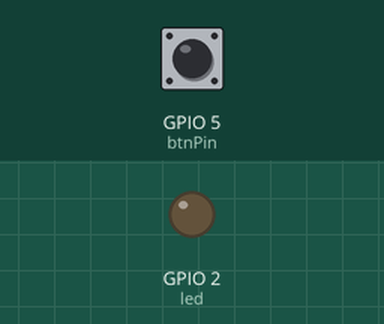
The sketch below on a simulated ESP32. Shown: output pins drawn as LEDs (lit = HIGH). The test bench sets the inputs (shaded band); at power-on: GPIO 5 (btnPin) LOW.

Above: at 1.2 s.
1.3 s: GPIO 5 (btnPin) pulled HIGH for 0.15 s
At 1.37 s:
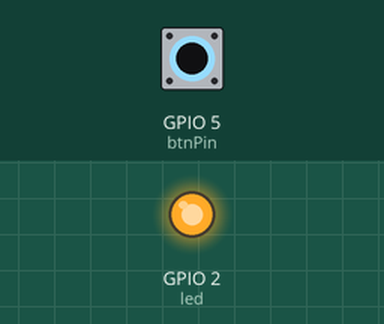
2.9 s: GPIO 5 (btnPin) pulled HIGH for 3.2 s
At 7.5 s:
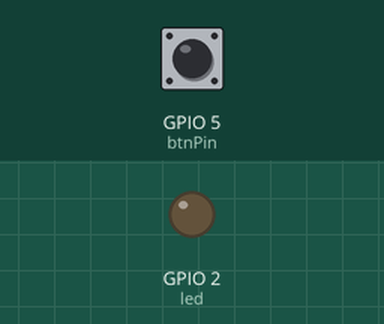
Timing chart, 0 to 9.0 s (numbered marks = the images above; inputs shaded):
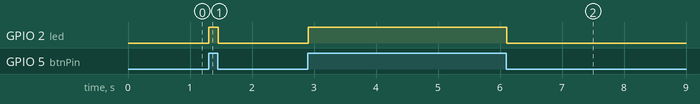

Measured:
- after the input at 1.3 s, GPIO 2 (led): LOW → HIGH at once, → LOW 0.15 s later
- after the input at 2.9 s, GPIO 2 (led): LOW → HIGH at once, → LOW 3.2 s later

The sketch:

blinkesp32.ino
```cpp
#define led 2
#define btnPin 5

void setup() {
  // put your setup code here, to run once:
  pinMode(led, OUTPUT);
  pinMode(btnPin, INPUT);
}

void loop() {
  int btn = digitalRead(btnPin);

  if(btn){
     digitalWrite(led, HIGH);

  }else{
    digitalWrite(led, LOW);
  }
  delay(10);
}
```
